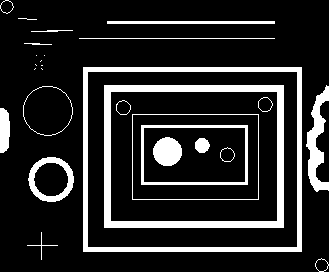
#> input picture HW1/images/Blobs/blobs.png, 329 x 272 px, found by its file name
$ python hw1.1_task4.py
#> lines starting #> are read from the running program, lines starting #| are printed output that depends on the picture; after the words box and inside, x2 and y2 are one past the last pixel; in counts of white or black regions, pixels touching at a corner belong together

# Name Surname: Emine Aydın
# ID: 190315053

from PIL import Image,ImageFilter

u = Image.open("C:/Users/Emine/Desktop/images/Blobs/blobs.png")
#> u is the input picture: PIL image 329x272 1; 15.6% white; 28 white regions (8 under 20 px), largest, box (x1, y1, x2, y2) and area: (104, 85, 284, 228) 4326, (83, 67, 302, 252) 3940, (306, 85, 329, 192) 1108
u.show()


u.save("C:/Users/Emine/Desktop/images/Blobs/blobs2.png")

u.rotate(180).save("C:/Users/Emine/Desktop/images/Blobs/blobs3.png")
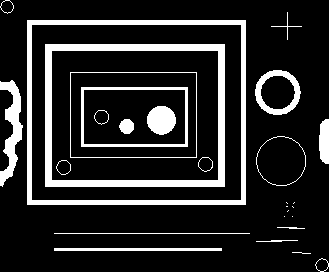
#> saved as blobs3.png: PIL image 329x272 1; 15.6% white; 28 white regions (8 under 20 px), largest, box (x1, y1, x2, y2) and area: (45, 44, 225, 187) 4326, (27, 20, 246, 205) 3940, (0, 80, 23, 187) 1108

u.convert(mode= "L").save("C:/Users/Emine/Desktop/images/Blobs/blobs4.png")

u = u.convert('RGB')
u = u.filter(ImageFilter.BLUR)
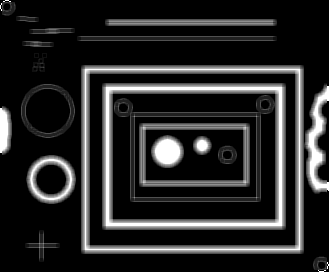
#> u: PIL image 329x272 RGB; min 0, max 255, mean 39.7
u.save("C:/Users/Emine/Desktop/images/Blobs/blobs7.png")

resize = (90,600)
u.thumbnail(resize)
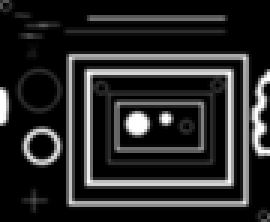
#> u: PIL image 90x74 RGB (shown 3 times larger); min 0, max 255, mean 40.3
u.save("C:/Users/Emine/Desktop/images/Blobs/blobs5.png")


cut = (40,0,300,200)
u.crop(cut).save("C:/Users/Emine/Desktop/images/Blobs/blobs6.png")
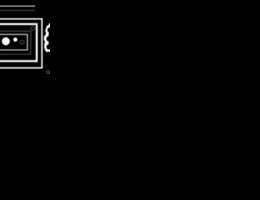
#> saved as blobs6.png: PIL image 260x200 RGB; min 0, max 255, mean 3.3
